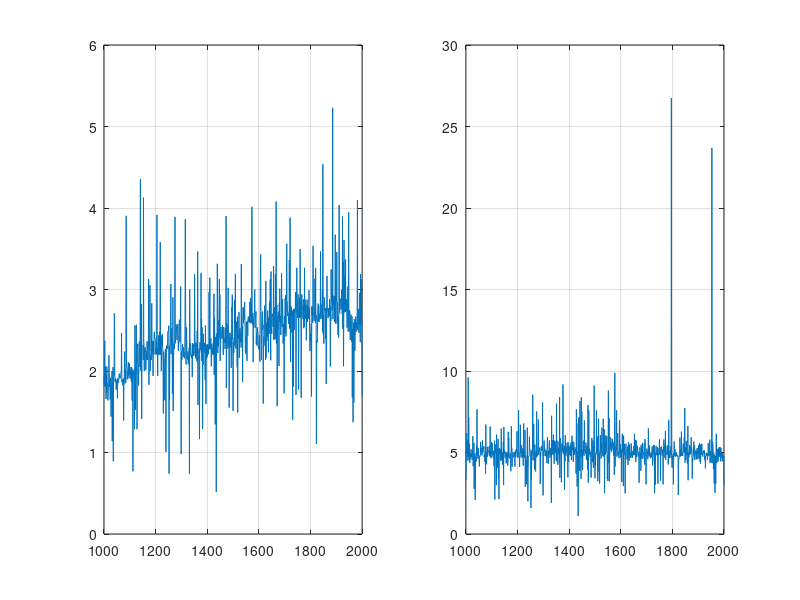

The MATLAB script that drew this image:
% Check how fast the usual multiplication in power function
% in comparison with a modified one.

clear all; close all; clc

%%
result = [];

 %nmin = 3e2; nmax = 4e2;
nmin = 1e3; nmax = 2e3;

for n=nmin:nmax
    x = rand(n,1); p = x; 
    
    tic    
    for i=1:5
      p = p .* p;
    end    
    time1 = toc;
    
    tic
    q = x.^32;
    time2 = toc;
    
    r = x;
    tic
    for i=1:31
        r = x .* r;
    end
    time3 = toc;
    
    result = [result [time2/time1; time3/time1; (time2>time1); (time3>time1)]];    
end

result 

I = linspace(nmin,nmax,nmax-nmin+1);

subplot(1,2,1)
plot(I,result(1,:))
grid on

subplot(1,2,2)
plot(I,result(2,:))
grid on

%%
%n = 100;
%A = zeros(n,n); B=A;
%
%for j = 1 : n 
%  for i = 1 : n 
%     A(i,j)= 1/(i + j-1);
%  end 
%end
%
%for j = 1 : n 
%  for i = 1 : n 
%     B(i,j)= 1.0/real(i + j-1);
%  end 
%end
%
%B-A;

return 